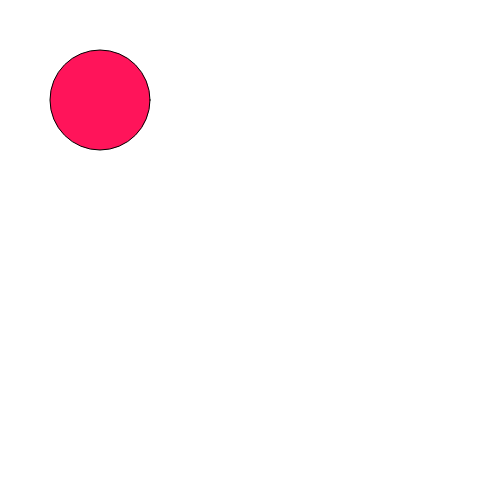
Frame 1 (no input)
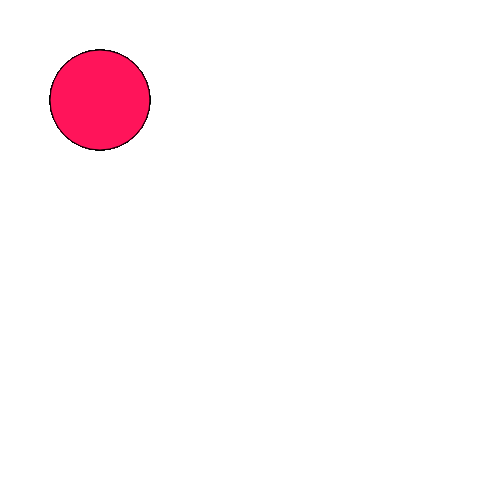
Frame 60 (no input)
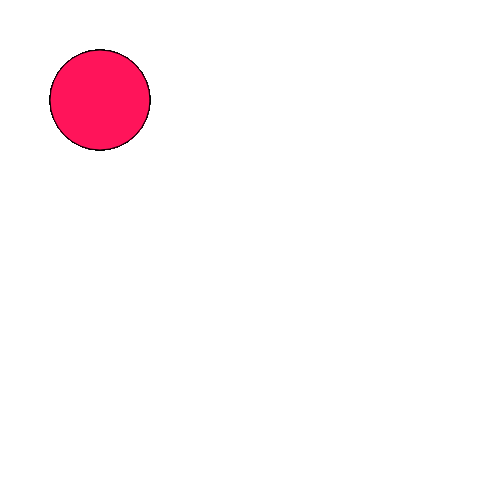
Frame 120 (the mouse pressed at the canvas centre since frame 60)

The p5.js sketch that drew these frames (run headless with seeded random() and noise() and a simulated clock; from frame 60 on, the mouse is pressed at the canvas centre):

// p5.js sketch
// ── sketch.js
function setup()
{
	//create your canvas here
    createCanvas(500,500);
}

function draw()
{
	//do your drawing here
    fill(255,20,90);
    ellipse(100,100,100,100);
}
